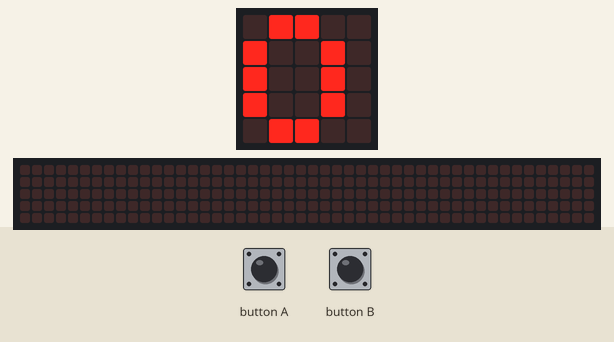
Simulated run of this program. Board: BBC micro:bit (MakeCode). Parts: the board's 5×5 LED display, a strip that is not on the board, showing the scrolling text unrolled. The inputs (shaded band) are chosen by the test bench. Random numbers come from a fixed seed; the 48×5 strip is a reading aid, not a part: it shows the text the display is scrolling, unrolled, one strip-width of it at a time; what the program prints to the serial console is not drawn.

Above: at 1.6 s.
1.7 s: button A pressed for 0.15 s
At 4.61 s:
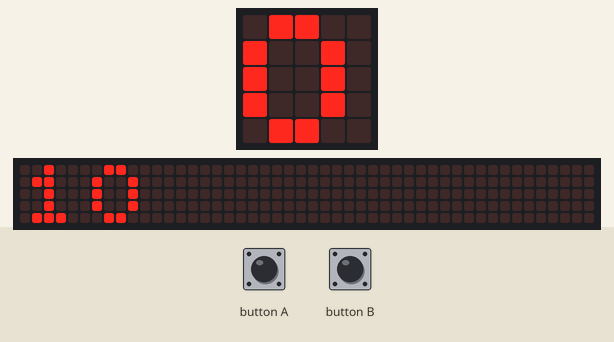
4.8 s: button A pressed for 0.15 s
5.5 s: button B pressed for 0.15 s
6.2 s: button B pressed for 0.15 s
At 7.6 s:
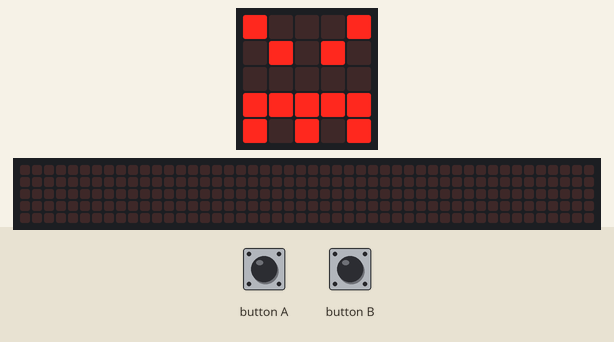
At 8.33 s:
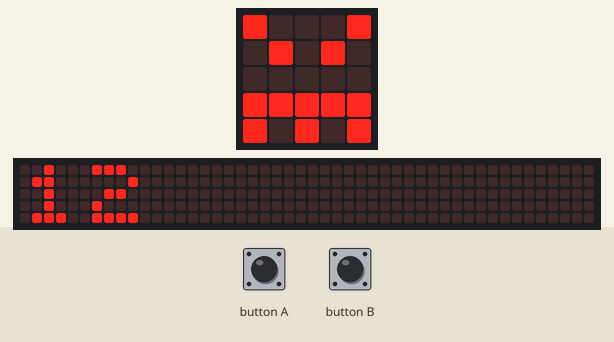
Timing chart, 0 to 9.8 s (numbered marks = the images above; inputs shaded):
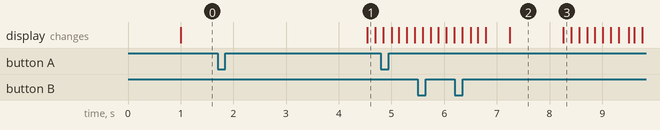

Measured:
- after the input at 1.7 s, the display: changes after 2.8 s (image 1)
- what the display in image 2 shows lasts 1.1 s, from 7.2 s to 8.3 s

The program:

main.ts
```typescript
input.onButtonPressed(Button.A, function on_button_pressed_a() {

    if (numero + 10 > numeroadivinar) {
        basic.showIcon(IconNames.Angry)
    } else {
        numero += 10
    }

})
input.onButtonPressed(Button.B, function on_button_pressed_b() {

    if (numero + 1 > numeroadivinar) {
        basic.showIcon(IconNames.Angry)
    } else {
        numero += 1
    }

})
let numero = 0
let numeroadivinar = 0
numeroadivinar = randint(0, 100)
console.log(numeroadivinar)
basic.forever(function on_forever() {
    let numeroadivinar: number;
    if (numero != numeroadivinar) {
        control.waitMicros(1000000)
        basic.showNumber(numero)
    } else {
        basic.showIcon(IconNames.Heart)
        control.waitMicros(5000000)
        numeroadivinar = randint(0, 100)
        console.log(numeroadivinar)
    }

})
```

test.ts
```typescript
// aquí va el archivo "tests"; esto no se compilará cuando este paquete se utilice como una extensión.
```
